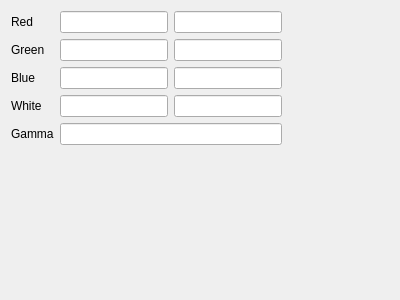
<?xml version="1.0" encoding="UTF-8"?>
<ui version="4.0">
 <class>ColorSpaceInformationDisplay</class>
 <widget class="QWidget" name="ColorSpaceInformationDisplay">
  <property name="geometry">
   <rect>
    <x>0</x>
    <y>0</y>
    <width>400</width>
    <height>300</height>
   </rect>
  </property>
  <layout class="QHBoxLayout" name="horizontalLayout">
   <item>
    <layout class="QGridLayout" name="gridLayout">
     <item row="2" column="0">
      <widget class="QLabel" name="label_3">
       <property name="text">
        <string>Blue</string>
       </property>
      </widget>
     </item>
     <item row="0" column="2">
      <widget class="QLineEdit" name="lneRedY">
       <property name="readOnly">
        <bool>true</bool>
       </property>
      </widget>
     </item>
     <item row="3" column="0">
      <widget class="QLabel" name="label_4">
       <property name="text">
        <string>White</string>
       </property>
      </widget>
     </item>
     <item row="1" column="2">
      <widget class="QLineEdit" name="lneGreenY">
       <property name="readOnly">
        <bool>true</bool>
       </property>
      </widget>
     </item>
     <item row="1" column="0">
      <widget class="QLabel" name="label_2">
       <property name="text">
        <string>Green</string>
       </property>
      </widget>
     </item>
     <item row="3" column="1">
      <widget class="QLineEdit" name="lneWhiteX">
       <property name="readOnly">
        <bool>true</bool>
       </property>
      </widget>
     </item>
     <item row="1" column="1">
      <widget class="QLineEdit" name="lneGreenX">
       <property name="readOnly">
        <bool>true</bool>
       </property>
      </widget>
     </item>
     <item row="4" column="1" colspan="2">
      <widget class="QLineEdit" name="lneGamma">
       <property name="readOnly">
        <bool>true</bool>
       </property>
      </widget>
     </item>
     <item row="2" column="1">
      <widget class="QLineEdit" name="lneBlueX">
       <property name="readOnly">
        <bool>true</bool>
       </property>
      </widget>
     </item>
     <item row="2" column="2">
      <widget class="QLineEdit" name="lneBlueY">
       <property name="readOnly">
        <bool>true</bool>
       </property>
      </widget>
     </item>
     <item row="3" column="2">
      <widget class="QLineEdit" name="lneWhiteY">
       <property name="readOnly">
        <bool>true</bool>
       </property>
      </widget>
     </item>
     <item row="0" column="1">
      <widget class="QLineEdit" name="lneRedX">
       <property name="readOnly">
        <bool>true</bool>
       </property>
      </widget>
     </item>
     <item row="0" column="0">
      <widget class="QLabel" name="label">
       <property name="text">
        <string>Red</string>
       </property>
      </widget>
     </item>
     <item row="4" column="0">
      <widget class="QLabel" name="label_5">
       <property name="text">
        <string>Gamma</string>
       </property>
      </widget>
     </item>
     <item row="5" column="0">
      <spacer name="verticalSpacer">
       <property name="orientation">
        <enum>Qt::Orientation::Vertical</enum>
       </property>
       <property name="sizeHint" stdset="0">
        <size>
         <width>20</width>
         <height>40</height>
        </size>
       </property>
      </spacer>
     </item>
    </layout>
   </item>
   <item>
    <widget class="ColorSpaceInfoGraphicsWidget" name="wdgRender" native="true">
     <property name="sizePolicy">
      <sizepolicy hsizetype="Expanding" vsizetype="Expanding">
       <horstretch>2</horstretch>
       <verstretch>2</verstretch>
      </sizepolicy>
     </property>
    </widget>
   </item>
  </layout>
 </widget>
 <customwidgets>
  <customwidget>
   <class>ColorSpaceInfoGraphicsWidget</class>
   <extends>QWidget</extends>
   <header>colorspaceinfographicswidget.h</header>
   <container>1</container>
  </customwidget>
 </customwidgets>
 <resources/>
 <connections/>
</ui>
